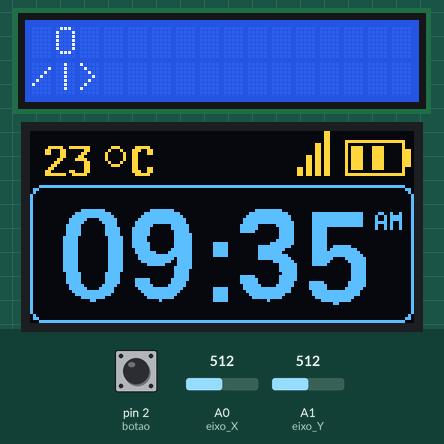
Simulated run of this sketch. Board: Arduino Uno, built with avr-gcc and run on an emulated ATmega328P. Parts: 16×2 character LCD, 128×64 one-colour display. Inputs (shaded band) come from the test bench; at power-on: A1 (eixo_Y) = 512, A0 (eixo_X) = 512, pin 2 (botao) HIGH. The OLED is the two-colour kind (top 16 rows yellow).

Above: at 1.2 s.
1.3 s: A1 (eixo_Y) set to 1011
3.0 s: A1 (eixo_Y) set to 1023
At 5.9 s:
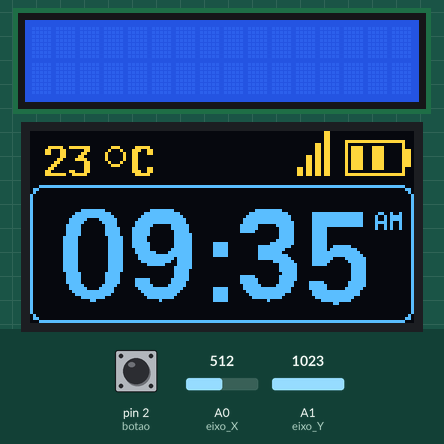
6.2 s: A0 (eixo_X) set to 0
At 7.8 s:
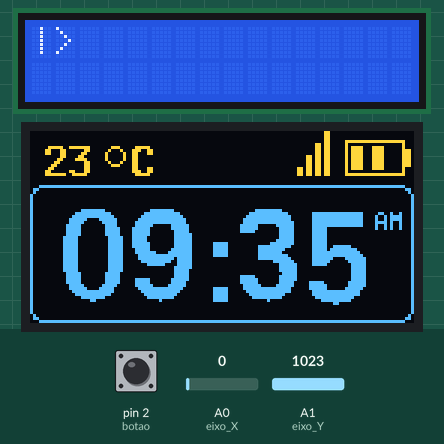
8.1 s: A0 (eixo_X) set to 1023
At 8.9 s:
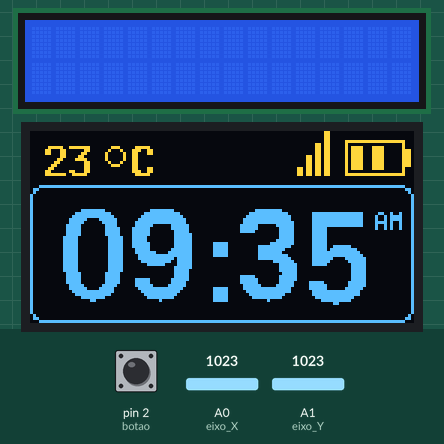
Timing chart, 0 to 11.0 s (numbered marks = the images above; inputs shaded):
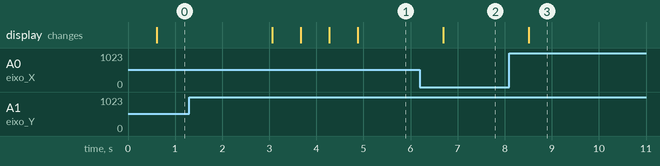

The sketch:

tela_oled.ino
```cpp
#include <Wire.h>
#include <LiquidCrystal_I2C.h>
#include <U8glib.h>

//Inicializa o display no endereço 0x27
LiquidCrystal_I2C lcd(0x27, 16, 2);

int eixo_X= A0; //PINO REFERENTE A LIGAÇÃO DO EIXO X
int eixo_Y = A1; //PINO REFERENTE A LIGAÇÃO DO EIXO Y
int botao = 2; //PINO REFERENTE A LIGAÇÃO NO PINO KEY (EIXO Z)
int x = 1;
int y = 0;

U8GLIB_SSD1306_128X64 u8g(U8G_I2C_OPT_NO_ACK);  // Display which does not send AC

void draw()
{
  //Comandos graficos para o display devem ser colocados aqui
  //Seleciona a fonte de texto
  u8g.setFont(u8g_font_8x13B);
  //Linha superior - temperatura
  u8g.drawStr( 5, 15, "23");
  u8g.drawCircle(28,8,3);
  u8g.drawStr( 34, 15, "C");
  //Hora
  u8g.setFont(u8g_font_fub30);
  u8g.drawStr( 10, 57, "09:35");
  //Texto - AM
  u8g.setFont(u8g_font_5x7);
  u8g.drawStr( 115, 33, "AM");
  //moldura relogio
  u8g.drawRFrame(0,18, 128, 46, 4);
  //Desenho bateria
  u8g.drawRFrame(105, 3, 20,12 , 0);
  u8g.drawBox(125, 6, 2,6);
  u8g.drawBox(107, 5, 4,8);
  u8g.drawBox(114, 5, 4,8);
  //Desenho linhas sinal
  u8g.drawVLine(99,0, 15);
  u8g.drawVLine(98,0, 15);
  u8g.drawVLine(96,4, 11);
  u8g.drawVLine(95,4, 11);
  u8g.drawVLine(93,8, 7);
  u8g.drawVLine(92,8, 7);
  u8g.drawVLine(90,12, 3);
  u8g.drawVLine(89,12, 3);
}

void setup() {
  lcd.init();
  pinMode (botao, INPUT_PULLUP);

  if ( u8g.getMode() == U8G_MODE_R3G3B2 ) {
    u8g.setColorIndex(255);     // white
  }
  else if ( u8g.getMode() == U8G_MODE_GRAY2BIT ) {
    u8g.setColorIndex(3);         // max intensity
  }
  else if ( u8g.getMode() == U8G_MODE_BW ) {
    u8g.setColorIndex(1);         // pixel on
  }
  else if ( u8g.getMode() == U8G_MODE_HICOLOR ) {
    u8g.setHiColorByRGB(255,255,255);
  }
}

void loop() {
  // put your main code here, to run repeatedly:
  lcd.clear();
  lcd.setBacklight(HIGH);
  lcd.setCursor(x,0);
  lcd.print("O");
  lcd.setCursor(y,1);
  lcd.print("/|>");
   if((analogRead(eixo_X)) == 0){ //SE LEITURA FOR IGUAL A 0, FAZ
        lcd.clear();
        x -= 1;
        lcd.setCursor(x,0);
        lcd.print("/|>");
        lcd.setCursor(y,1);
        lcd.print("| |");
        x += 1;
    }else{
          if((analogRead(eixo_X)) == 1023){ //SE LEITURA FOR IGUAL A 1023, FAZ
              lcd.clear();
              lcd.setCursor(0,0);
              lcd.print("");
              y += 1;
              lcd.setCursor(y,1);
              lcd.print("O");
              y -= 1;
          }else{
                if((analogRead(eixo_Y)) == 0){ //SE LEITURA FOR IGUAL A 0, FAZ
                  x += 1;
                  lcd.setCursor(x,0);
                  lcd.print("O");
                  y += 1;
                  lcd.setCursor(y,1);
                  lcd.print("/|>");
                }else{
                      if((analogRead(eixo_Y)) == 1023){ //SE LEITURA FOR IGUAL A 1023, FAZ
                          x -= 1;
                          lcd.setCursor(x,0);
                          lcd.print("O");
                          y -= 1;
                          lcd.setCursor(y,1);
                          lcd.print("/|>");
                      }else{
                            if(digitalRead(botao) == LOW){ //SE LEITURA FOR IGUAL A HIGH, FAZ
                               Serial.println("BOTAO PRESSIONADO"); //IMPRIME O TEXTO NO MONITOR SERIAL
                            }
                      }
                }
          }
    }
    delay(300);

      u8g.firstPage();
  do
  {
    draw();
  } while( u8g.nextPage() );

  delay(50);
}
```

Measured:
- the behaviour switches between 1022 and 1023 on A1 (eixo_Y) (found by bisection; images 0 and 1)
- after the input at 1.3 s, every drawn part: stays the same
- after the input at 3.0 s, the display: first changes after 0.07 s (image 1 shows a later state)
- after the input at 6.2 s, the display: changes after 0.49 s (image 2)
- after the input at 8.1 s, the display: changes after 0.41 s (image 3)
